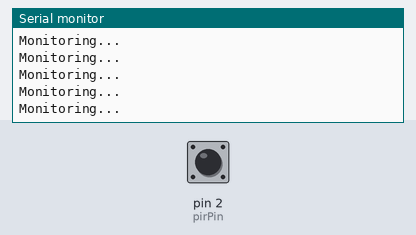
Recording of a sketch running on a simulated Arduino Uno, built with avr-gcc and run on an emulated ATmega328P. Shown: the last lines printed to the serial monitor. Inputs (shaded band) come from the test bench; at power-on: pin 2 (pirPin) LOW.

Above: at 1.2 s.
1.3 s: pin 2 (pirPin) driven HIGH
At 2.0 s:
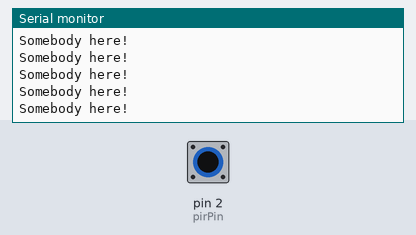
3.2 s: pin 2 (pirPin) pulsed LOW 2 times (0.12 s each, 0.3 s apart)
6.8 s: pin 2 (pirPin) pulsed LOW 5 times (0.12 s each, 0.3 s apart)
At 7.53 s:
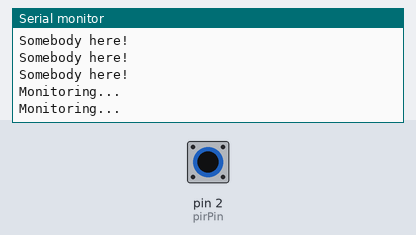

The sketch:

12_PIR_Motion_Sensor.ino
```cpp
/*
  This code reads the digital input from a PIR (passive infrared) motion sensor connected to pin 2.
  If the digital input is HIGH, it prints the message "Somebody here!" to the serial monitor.
  Note: Arduino IDE version 2.2 or above
  Board: Arduino Uno R4
  Component: PIR (passive infrared) motion sensor
*/

// Define the pin number for the PIR sensor
const int pirPin = 2;
// Declare and initialize the state variable
int state = 0;

void setup() {
  pinMode(pirPin, INPUT);  // Set the PIR pin as an input
  Serial.begin(9600);      // Start serial communication with a baud rate of 9600
}

void loop() {
  state = digitalRead(pirPin);         // Read the state of the PIR sensor
  if (state == HIGH) {                 // If the PIR sensor detects movement (state = HIGH)
    Serial.println("Somebody here!");  // Print "Somebody here!" to the serial monitor
  } else {
    Serial.println("Monitoring...");
    delay(100);
  }
}
```

Measured:
- after the input at 1.3 s, the serial monitor: prints a new line at once (image 1)
- after the input at 6.8 s, the serial monitor: prints a new line after 0.07 s (image 2)
